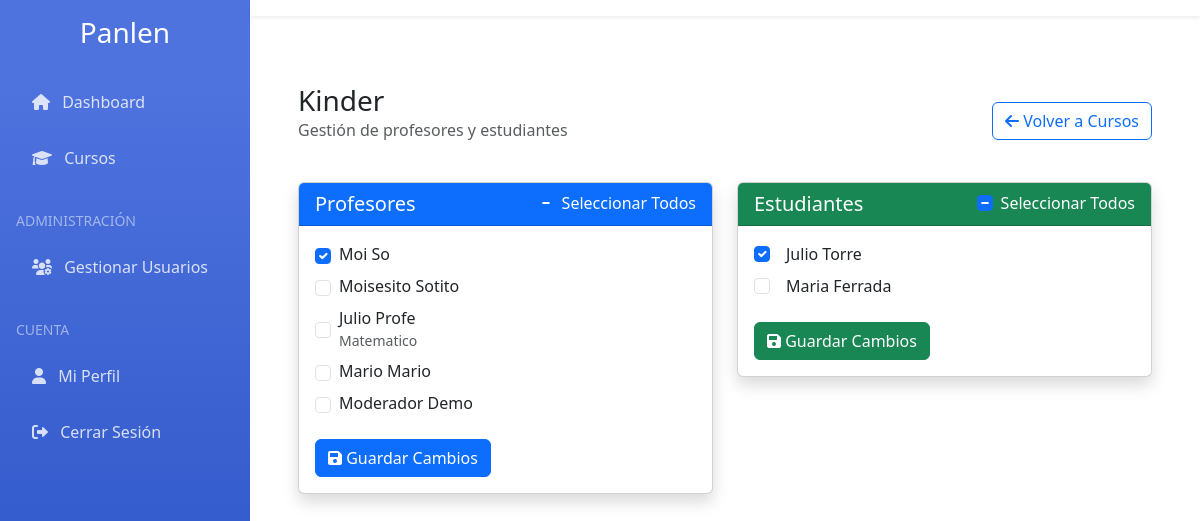
The app's page /cursos/1/members/ (signed in) with its own data.
### accounts/models.py (models this page shows, shortened)
class Curso(models.Model):
    name = models.CharField(max_length=100)
    description = models.TextField(blank=True)
    moderators = models.ManyToManyField(User, related_name='moderated_courses')
    members = models.ManyToManyField(User, related_name='member_courses')
    active = models.BooleanField(default=True)
    created_at = models.DateTimeField(auto_now_add=True)
    updated_at = models.DateTimeField(auto_now=True)
    class Meta:
        db_table = 'cursos'

class User(AbstractUser):
    USER_TYPE_CHOICES = (
        ('student', 'Estudiante'),
        ('moderator', 'Profesor'),
        ('admin', 'Administrador'),
    )
    user_type = models.CharField(max_length=10, choices=USER_TYPE_CHOICES, default='student')
    specialization = models.CharField(max_length=100, blank=True, null=True, help_text='Especialización del profesor')
    class Meta:
        db_table = 'users'

### frontend/views.py (the view)
# urls.py: path('cursos/<int:curso_id>/members/', frontend_views.manage_curso_members, name='manage_curso_members'),
@login_required
@user_passes_test(lambda u: u.is_superuser or u.user_type == 'admin')
def manage_curso_members(request, curso_id):
    curso = get_object_or_404(Curso, id=curso_id)
    available_teachers = User.objects.filter(user_type='moderator')
    available_students = User.objects.filter(user_type='student')
    context = {
        'curso': curso,
        'available_teachers': available_teachers,
        'available_students': available_students,
    }
    return render(request, 'cursos/manage_members.html', context)

### templates/cursos/manage_members.html (shortened to what this page needs)
{% extends 'base.html' %}
{% block content %}
<div class="container-fluid px-4">
    <div class="d-flex justify-content-between align-items-center mb-4">
        <div>
            <h1 class="h3 mb-0">{{ curso.name }}</h1>
            <p class="text-muted">Gestión de profesores y estudiantes</p>
        </div>
        <a href="{% url 'cursos' %}" class="btn btn-outline-primary">
            <i class="fas fa-arrow-left"></i> Volver a Cursos
        </a>
    </div>
    <div class="row">
        <div class="col-md-6 mb-4">
            <div class="card shadow">
                <div class="card-header bg-primary text-white d-flex justify-content-between align-items-center">
                    <h5 class="card-title mb-0">Profesores</h5>
                    <div class="form-check">
                        <input class="form-check-input" type="checkbox" id="selectAllTeachers">
                        <label class="form-check-label text-white" for="selectAllTeachers">Seleccionar Todos</label>
                    </div>
                </div>
                <div class="card-body">
                    <form method="POST" action="{% url 'assign_curso_moderators' curso.id %}">
                        <div class="mb-3">
                            <div class="user-list" style="max-height: 400px; overflow-y: auto;">
                                {% for teacher in available_teachers %}
                                <div class="form-check mb-2 d-flex align-items-center">
                                    <input class="form-check-input teacher-checkbox" type="checkbox"
                                           name="moderators" value="{{ teacher.id }}"
                                           id="teacher{{ teacher.id }}"
                                           {% if teacher in curso.moderators.all %}checked{% endif %}>
                                    <label class="form-check-label ms-2" for="teacher{{ teacher.id }}">
                                        <div>
                                            {{ teacher.get_full_name|default:teacher.username }}
                                            {% if teacher.specialization %}
                                            <small class="text-muted d-block">{{ teacher.specialization }}</small>
                                            {% endif %}
                                        </div>
                                    </label>
                                </div>
                                {% empty %}
                                <p class="text-muted">No hay profesores disponibles</p>
                                {% endfor %}
                            </div>
                        </div>
                        <button type="submit" class="btn btn-primary">
                            <i class="fas fa-save"></i> Guardar Cambios
                        </button>
                    </form>
                </div>
            </div>
        </div>
        <div class="col-md-6 mb-4">
            <div class="card shadow">
                <div class="card-header bg-success text-white d-flex justify-content-between align-items-center">
                    <h5 class="card-title mb-0">Estudiantes</h5>
                    <div class="form-check">
                        <input class="form-check-input" type="checkbox" id="selectAllStudents">
                        <label class="form-check-label text-white" for="selectAllStudents">Seleccionar Todos</label>
                    </div>
                </div>
                <div class="card-body">
                    <form method="POST" action="{% url 'assign_curso_students' curso.id %}">
                        <div class="mb-3">
                            <div class="user-list" style="max-height: 400px; overflow-y: auto;">
                                {% for student in available_students %}
                                <div class="form-check mb-2">
                                    <input class="form-check-input student-checkbox" type="checkbox"
                                           name="students" value="{{ student.id }}"
                                           id="student{{ student.id }}"
                                           {% if student in curso.members.all %}checked{% endif %}>
                                    <label class="form-check-label ms-2" for="student{{ student.id }}">
                                        {{ student.get_full_name|default:student.username }}
                                    </label>
                                </div>
                                {% empty %}
                                <p class="text-muted">No hay estudiantes disponibles</p>
                                {% endfor %}
                            </div>
                        </div>
                        <button type="submit" class="btn btn-success">
                            <i class="fas fa-save"></i> Guardar Cambios
                        </button>
                    </form>
                </div>
            </div>
        </div>
    </div>
</div>
{% endblock %}

### templates/base.html (style rules this page uses)
:root { --primary-color: #4e73df; --secondary-color: #858796; --sidebar-width: 250px; }
.card { box-shadow: 0 .15rem 1.75rem 0 rgba(58,59,69,.15); }

### records on screen
Curso: name "Kinder"
User: moderators "☑", get_full_name "Moi So"
User: get_full_name "Moisesito Sotito"
User: get_full_name "Julio Profe", specialization "Matematico"
User: get_full_name "Mario Mario"
User: get_full_name "Moderador Demo"
User: students "☑", get_full_name "Julio Torre"
User: get_full_name "Maria Ferrada"
